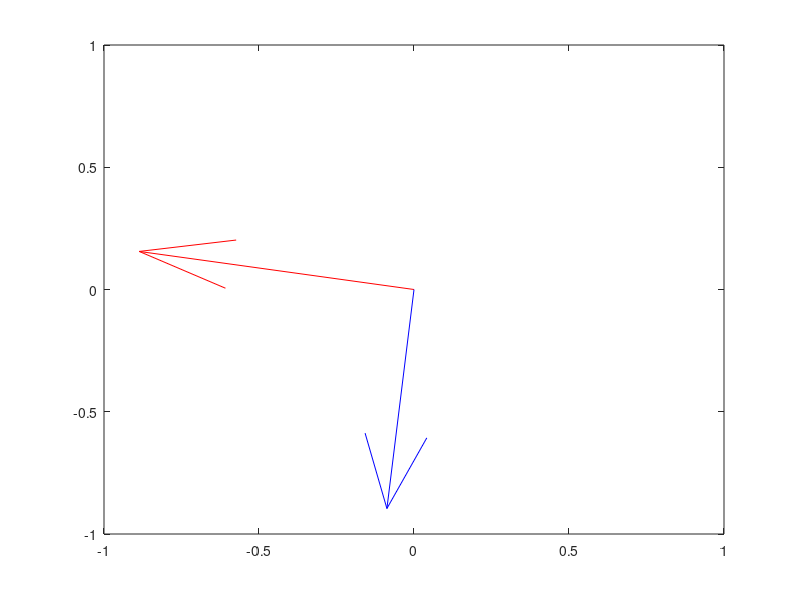

Source code (MATLAB):
clear;

the=10*pi/180;
beta=4.4;
alpha=7.920;

%beta=1.0;
%alpha=1.0;

p=sin(the)/beta;

qa0=sqrt(alpha^-2 - p^2);
qb0=sqrt(beta ^-2 - p^2);

Vpz=-(1.-2.*beta^2*p^2) / (2.*alpha*qa0);
Vpr=p*beta^2 / alpha;
Vsz=p*beta;
Vsr=(1.-2.*beta^2*p^2) / (2.*beta*qb0);

M=zeros(2,2);
M(1,1)=Vpz;
M(1,2)=Vpr;
M(2,1)=Vsz;
M(2,2)=Vsr;

[V,D]=eig(M);
disp(V)

figure(1); clf;
quiver(0,0,V(1,1),V(2,1),'r'); hold on;
quiver(0,0,V(1,2),V(2,2),'b')
ylim([-1,1]); xlim([-1,1])